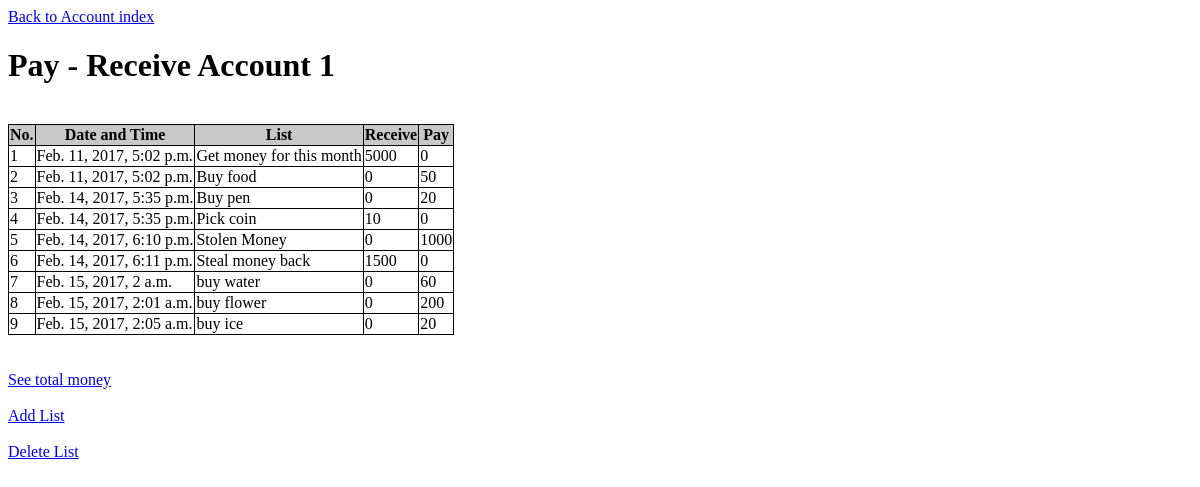
The app's page /account/1/, older data.
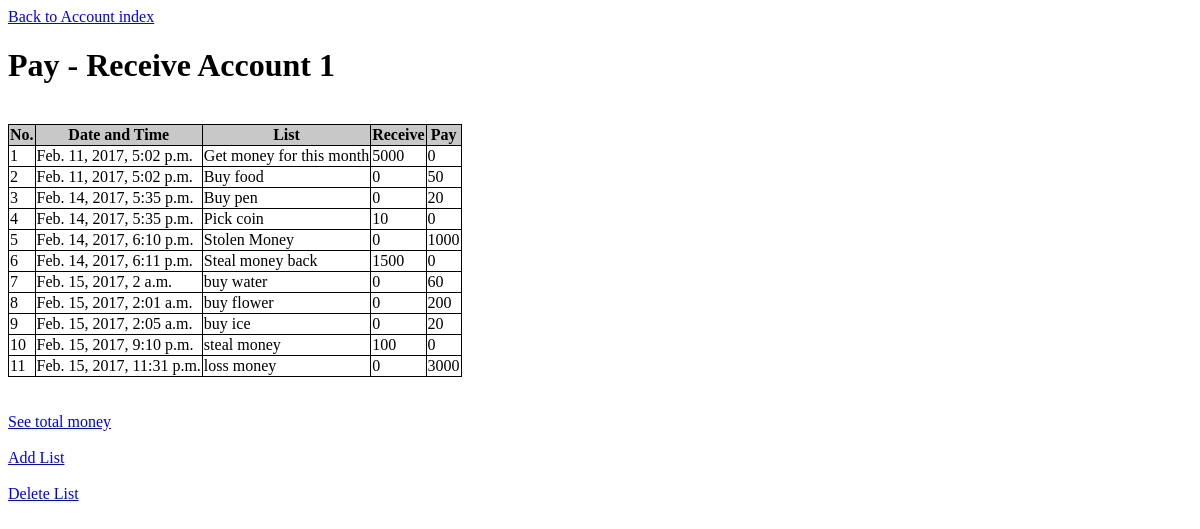
The same page, newer data.
### account/models.py (models this page shows, shortened)
class List(models.Model):
    account = models.ForeignKey(Account, on_delete=models.CASCADE)
    list_text = models.CharField(max_length=200)
    get_money = models.IntegerField(default=0)
    pay_money = models.IntegerField(default=0)
    pub_date = models.DateTimeField('date published')

### account/views.py (the view)
# urls.py: url(r'^(?P<pk>[0-9]+)/$', views.DetailView.as_view(), name='detail'), #detail page -- access from index
class DetailView(generic.DetailView):
    model = Account
    template_name = 'account/detail.html'

### account/templates/account/detail.html (shortened to what this page needs)
<a href="../">Back to Account index</a>
<h1>{{ account.account_text }}</h1>
<table>
    <tr style="background-color:rgb(200, 200, 200);color:black">
        <th>No.</th>
        <th>Date and Time</th>
        <th>List</th>
        <th>Receive</th>
        <th>Pay</th>
    </tr>
    <tr>
        {% for list in account.list_set.all %}
        <td><label for="list{{ forloop.counter }}">{{ forloop.counter }}</label></td>
        <td><label for="list{{ forloop.counter }}">{{ list.pub_date }}</label></td>
        <td><label for="list{{ forloop.counter }}">{{ list.list_text }}</label></td>
        <td><label for="list{{ forloop.counter }}">{{ list.get_money }}</label></td>
        <td><label for="list{{ forloop.counter }}">{{ list.pay_money }}</label></td></tr>
        {% endfor %}
        <br />
</table>
<a href="showtotalmoney">See total money</a>
<a href="addlist">Add List</a>
<a href="sellisttodel">Delete List</a>

Row changes from the older to the newer data that the page shows:
added List: pub_date "Feb. 15, 2017, 9:10 p.m.", list_text "steal money", get_money "100", pay_money "0"
added List: pub_date "Feb. 15, 2017, 11:31 p.m.", list_text "loss money", get_money "0", pay_money "3000"
